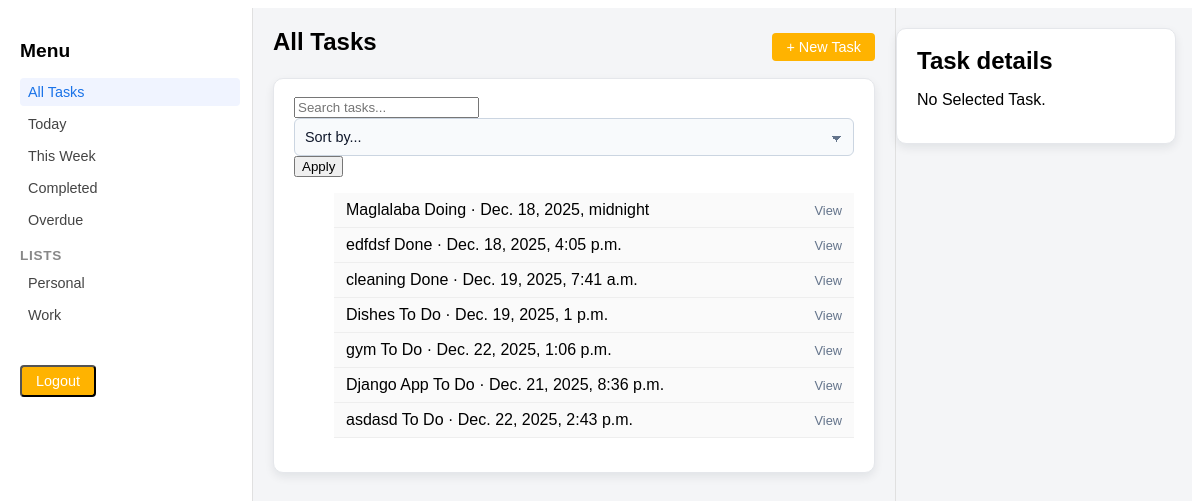
Screenshot of /?filter=all (signed in) with the database file from the repository.
### core/models.py (models this page shows, shortened)
class Task(models.Model):
    STATUS_CHOICES = [
        ('todo', 'To Do'),
        ('doing', 'Doing'),
        ('done', 'Done'),
    ]
    owner = models.ForeignKey(User, on_delete=models.CASCADE)
    title = models.CharField(max_length=200)
    description = models.TextField(blank=True)
    due_date = models.DateTimeField(null=True, blank=True)
    status = models.CharField(max_length=10, choices=STATUS_CHOICES, default='todo')
    created_at = models.DateTimeField(auto_now_add=True)

### core/views.py (the view)
# urls.py: path('', views.dashboard, name='dashboard'),
@login_required
def dashboard(request):
    today = timezone.now().date()
    flt = request.GET.get('filter', 'today')
    selected_id = request.GET.get('task')
    base_qs = Task.objects.filter(owner=request.user)
    search_query = request.GET.get('q', '').strip()
    sort_option = request.GET.get('sort', '')
    if flt == 'all':
        tasks = base_qs
    elif flt == 'today':
        tasks = base_qs.filter(due_date__date=today)
    elif flt == 'week':
        tasks = base_qs.filter(
            due_date__gte=today,
            due_date__lte=today + timezone.timedelta(days=7),
        )
    elif flt == 'completed':
        tasks = base_qs.filter(status='done')
    elif flt == 'overdue':
        tasks = base_qs.filter(
            status__in=['todo', 'in_progress'],
            due_date__lt=today,
        )
    else:
        tasks = base_qs.none()
    if search_query:
        tasks = tasks.filter(
            Q(title__icontains=search_query) |
            Q(description__icontains=search_query)
        )
    allowed_sorts = ['due_date', '-due_date', 'title', '-title']
    if sort_option in allowed_sorts:
        tasks = tasks.order_by(sort_option)
    selected_task = None
    if selected_id:
        selected_task = get_object_or_404(base_qs, pk=selected_id)
    reminders = Reminder.objects.filter(
        task__owner=request.user,
        remind_at__gte=timezone.now(),
    ).order_by('remind_at')
    return render(request, 'core/dashboard.html', {
        'tasks': tasks,
        'filter': flt,
        'reminders': reminders,
        'selected_task': selected_task,
        'search_query': search_query,
        'sort_option': sort_option,
    })

### core/templates/core/dashboard.html (shortened to what this page needs)
{% load static %}
<!DOCTYPE html>
<html>
<head>
  <link rel="stylesheet" type="text/css" href="{% static 'core/style.css' %}">
</head>
<body>
  <body>
    <div class="layout">
      <aside class="sidebar">
        <h2 class="sidebar-title">Menu</h2>
        <ul class="sidebar-list">
          <li class="{% if filter == 'all' %}is-active{% endif %}">
            <a href="{% url 'dashboard' %}?filter=all">All Tasks</a>
          </li>
          <li class="{% if filter == 'today' %}is-active{% endif %}">
            <a href="{% url 'dashboard' %}?filter=today">Today</a>
          </li>
          <li class="{% if filter == 'week' %}is-active{% endif %}">
            <a href="{% url 'dashboard' %}?filter=week">This Week</a>
          </li>
          <li class="{% if filter == 'completed' %}is-active{% endif %}">
            <a href="{% url 'dashboard' %}?filter=completed">Completed</a>
          </li>
          <li class="{% if filter == 'overdue' %}is-active{% endif %}">
            <a href="{% url 'dashboard' %}?filter=overdue">Overdue</a>
          </li>
        </ul>
        <nav class="sidebar-section">
          <h3 class="sidebar-heading">Lists</h3>
          <ul class="sidebar-list">
            <li><a href="#">Personal</a></li>
            <li><a href="#">Work</a></li>
          </ul>
        </nav>
        <button class="btn-primary" style="margin-top: 1rem;">
          Logout
        </button>
      </aside>
      <main class="main-column">
        <header class="main-header">
          <h2 class="card-title">
            {% if filter == 'all' %}All Tasks
            {% elif filter == 'today' %}Today
            {% elif filter == 'week' %}This Week
            {% elif filter == 'completed' %}Completed
            {% elif filter == 'overdue' %}Overdue
            {% else %}Tasks{% endif %}
          </h2>
          <a href="{% url 'task_create' %}" class="btn-primary">+ New Task</a>
        </header>
        <section class="card">
          <form method="get" class="search-sort-container">
            <input
              type="text"
              name="q"
              placeholder="Search tasks..."
              class="search-input"
              value="{{ search_query|default:'' }}"
            >
            <select name="sort" class="sort-dropdown">
              <option value="">Sort by...</option>
            </select>
            <button type="submit">Apply</button>
          </form>
          <ul class="item-list">
            {% for task in tasks %}
              <li class="item-row">
                <a href="{% url 'dashboard' %}?filter={{ filter }}&task={{ task.pk }}"
                   class="item-row-link">
                  <div class="item-main">
                    <span class="item-title">{{ task.title }}</span>
                    <span class="item-meta">
                      {{ task.get_status_display }} · {{ task.due_date }}
                    </span>
                  </div>
                  <span class="item-action-label">View</span>
                </a>
              </li>
            {% empty %}
              <li class="item-row item-empty">No tasks in this view.</li>
            {% endfor %}
          </ul>
        </section>
      </main>
      <aside class="detail-column">
        <div class="card">
          <h2 class="card-title">Task details</h2>
          {% if selected_task %}
            <p><strong>Title:</strong> {{ selected_task.title }}</p>
            <p><strong>Description:</strong> {{ selected_task.description }}</p>
            <p><strong>Due:</strong> {{ selected_task.due_date }}</p>
            <p><strong>Status:</strong> {{ selected_task.get_status_display }}</p>
            <a href="{% url 'reminder_create' selected_task.pk %}" class="btn-secondary">
              Set Reminder
            </a>
            <a href="{% url 'task_update' selected_task.pk %}" class="btn-primary">
              Edit task
            </a>
          {% else %}
            <p style="font-family: Arial, sans-serif;">No Selected Task.</p>
          {% endif %}
        </div>
      </aside>
    </div>
  </body>
</html>

### core/static/core/style.css (style rules this page uses)
.card { background: #ffffff; border-radius: 10px; padding: 18px 20px; margin-bottom: 20px; box-shadow: 0 4px 10px rgba(15, 23, 42, 0.08); border: 1px solid #e5e7eb; }
.card-title { font-size: 1.5rem; font-weight: 600; margin: 0 0 10px 0; }
.main-column .card, .detail-column .card { background: #ffffff; }
.layout { display: flex; min-height: 100vh; background: #f4f5f7; font-family: Arial, sans-serif; }
.sidebar { width: 220px; background: #ffffff; border-right: 1px solid #e0e0e0; padding: 16px 12px; }
.sidebar-title { font-size: 1.2rem; margin-bottom: 16px; }
.sidebar-section { margin-bottom: 20px; }
.sidebar-heading { font-size: 0.85rem; text-transform: uppercase; letter-spacing: 0.05em; color: #888; margin-bottom: 6px; }
.sidebar-list { list-style: none; padding: 0; margin: 0; }
.sidebar-list li { margin-bottom: 4px; }
.sidebar-list a { display: block; padding: 6px 8px; border-radius: 4px; color: #444; text-decoration: none; font-size: 0.9rem; }
.sidebar-list li.is-active a, .sidebar-list a:hover { background: #f0f4ff; color: #1a73e8; }
.main-column { flex: 1; padding: 20px; }
.main-header { display: flex; justify-content: space-between; align-items: center; margin-bottom: 12px; }
.detail-column { width: 280px; padding: 20px 16px 20px 0; border-left: 1px solid #e0e0e0; }
.btn-primary { display: inline-block; padding: 6px 14px; border-radius: 4px; background-color: #ffb300; color: #fff; font-size: 0.9rem; text-decoration: none; }
.item-row { list-style: none; align-items: center; padding: 0; border-bottom: 1px solid #eee; background: #fafafa; }
.item-row-link { display: flex; align-items: center; justify-content: space-between; padding: 8px 12px; text-decoration: none; color: inherit; }
.item-action-label { font-size: 0.8rem; color: #64748b; }
.item-list select, .card select { width: 100%; padding: 8px 10px; border-radius: 6px; border: 1px solid #cbd5e1; background-color: #f8fafc; color: #0f172a; font-size: 0.9rem; line-height: 1.4; appearance: none; -webkit-appearance: none; -moz-appearance: none; background-image: linear-gradient(45deg, transparent 50%, #64748b 50%), linear-gradient(135deg, #64748b 50%, transparent 50%); background-position: calc(100% - 16px) 55%, calc(100% - 11px) 55%; background-size: 6px 6px, 6px 6px; background-repeat: no-repeat; }

### rows the page displays
Task: title "Maglalaba", status "Doing", due_date "Dec. 18, 2025, midnight"
Task: title "edfdsf", status "Done", due_date "Dec. 18, 2025, 4:05 p.m."
Task: title "cleaning", status "Done", due_date "Dec. 19, 2025, 7:41 a.m."
Task: title "Dishes", status "To Do", due_date "Dec. 19, 2025, 1 p.m."
Task: title "gym", status "To Do", due_date "Dec. 22, 2025, 1:06 p.m."
Task: title "Django App", status "To Do", due_date "Dec. 21, 2025, 8:36 p.m."
Task: title "asdasd", status "To Do", due_date "Dec. 22, 2025, 2:43 p.m."
